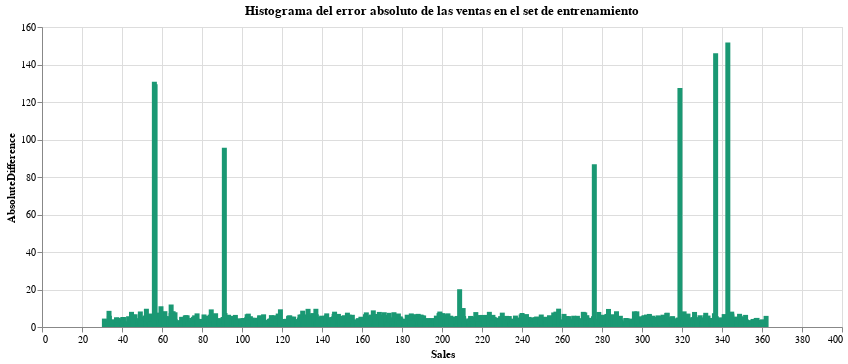

Notebook code for this chart:
### Code cell
alt.Chart(df_results_train).mark_bar(color="#1A9873").encode(
    x='Sales:Q',
    y='AbsoluteDifference:Q',
    tooltip=['AbsoluteDifference:Q']
).properties(
    title='Histograma del error absoluto de las ventas en el set de entrenamiento',
    width = 800,
    height = 300
)

### Figure 1 — Vega-Lite specification as saved in the notebook (floating-point values rounded to 4 significant figures; data arrays with more than 128 entries replaced by an {"elided": "..."} marker saying what was removed)
{"config": {"view": {"continuousWidth": 400, "continuousHeight": 300}}, "data": {"name": "data-cfc355918fab2026786bb4dff09dcf7f"}, "mark": {"type": "bar", "color": "#1A9873"}, "encoding": {"tooltip": [{"field": "AbsoluteDifference", "type": "quantitative"}], "x": {"field": "Sales", "type": "quantitative"}, "y": {"field": "AbsoluteDifference", "type": "quantitative"}}, "height": 300, "title": "Histograma del error absoluto de las ventas en el set de entrenamiento", "width": 800, "$schema": "https://vega.github.io/schema/vega-lite/v4.17.0.json", "datasets": {"data-cfc355918fab2026786bb4dff09dcf7f": {"elided": "3196 records"}}}
